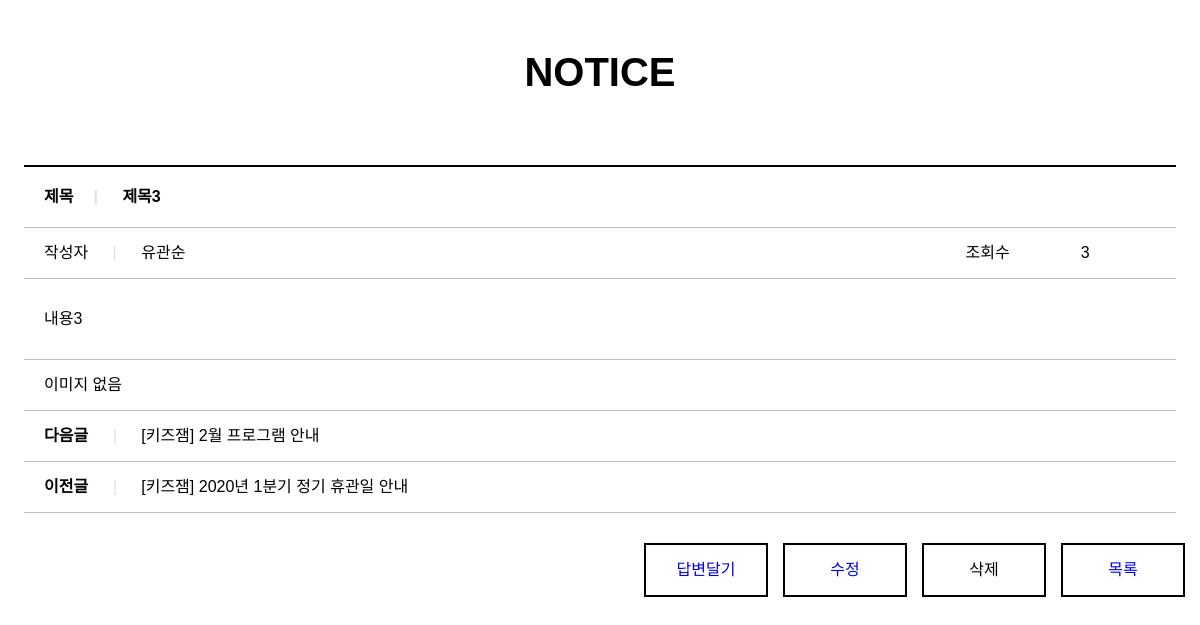
The app's page /board/bview/3/ with its own data.
### board/models.py (models this page shows, shortened)
class Board(models.Model):
  bno = models.AutoField(primary_key=True)
  member = models.ForeignKey(Member, on_delete=models.DO_NOTHING, null=True)
  btitle = models.CharField(max_length=1000)
  bcontent = models.TextField()
  bgroup = models.IntegerField(null=True)
  bstep = models.IntegerField(default=0)
  bindent = models.IntegerField(default=0)
  bhit = models.IntegerField(default=0)
  bdate = models.DateTimeField(auto_now=True)
  bimg = models.ImageField(null=True, upload_to='board')

### member/models.py (models this page shows, shortened)
class Member(models.Model):
  id = models.CharField(max_length=50, primary_key=True)
  pw = models.CharField(max_length=100)
  name = models.CharField(max_length=100)
  nicName = models.CharField(max_length=100)
  tel = models.CharField(max_length=20, default="010-0000-0000")
  gender = models.CharField(max_length=10, default="남자")
  hobby = models.CharField(max_length=50, default='game')
  mdate = models.DateTimeField(auto_now=True)

### board/views.py (the view)
# urls.py: path('bview/<str:bno>/', views.bview, name='bview'),
def bview(request, bno):
  board = Board.objects.get(bno=bno)
  context = {"board": board}
  response = render(request, 'bview.html', context)
  tomorrow = datetime.replace(datetime.now(), hour=23, minute=59, second=0)
  expires = datetime.strftime(tomorrow, '%a,%d=%b-%Y %H:%M:%S GMT')
  cName = request.COOKIES.get('cookie_name')
  if cName is not None:
    cName_list = cName.split("|")
    if str(bno) not in cName_list:
      board.bhit += 1
      board.save()
      response.set_cookie('cookie_name', cName + f"|{bno}", expires=expires)
  else:
    board.bhit += 1
    board.save()
    response.set_cookie('cookie_name', bno, expires=expires)
  return response

### board/templates/bview.html (shortened to what this page needs)
<!DOCTYPE html>
{% load static %}
<html>
<head>
  <link rel="stylesheet" href="https://cdnjs.cloudflare.com/ajax/libs/font-awesome/5.12.1/css/all.min.css">
  <link rel="stylesheet" href="{% static 'css/style.css' %}">
  <link rel="stylesheet" href="{% static 'css/read.css' %}">
</head>
<body>
<section>
    <h1>NOTICE</h1>
    <table>
      <colgroup>
        <col width="80%">
        <col width="10%">
        <col width="10%">
      </colgroup>
      <tr>
        <th colspan="3">제목<span class="separator">|</span> <strong>{{ board.btitle }}</strong></th>
      </tr>
      <tr>
        <td>작성자 <span class="separator">|</span> {{ board.member.name }}</td>
        <td>조회수</td>
        <td>{{ board.bhit }}</td>
      </tr>
      <tr>
        <td colspan="3" class="article">{{ board.bcontent }}</td>
      </tr>
      <tr>
          {% if b.bimg %}
            <td colspan="3" class="article">
              <img src="{{ b.bimg.url }}" style="width:600px;" />
            </td>
          {% else %}
            <td>이미지 없음</td>
          {% endif %}
      </tr>
      <tr>
        <td colspan="3"><strong>다음글</strong> <span class="separator">|</span> [키즈잼] 2월 프로그램 안내</td>
      </tr>
      <tr>
        <td colspan="3"><strong>이전글</strong> <span class="separator">|</span> [키즈잼] 2020년 1분기 정기 휴관일 안내</td>
      </tr>
    </table>
    <a href="/board/blist/"><div class="list">목록</div></a>
    <a onclick="deleteBtn()"><div class="list">삭제</div></a>
    <a href="/board/bupdate/{{ board.bno }}/"><div class="list">수정</div></a>
    <a href="/board/breply/{{ board.bno }}/"><div class="list">답변달기</div></a>
  </section>
</body>
</html>

### static/css/style.css (style rules this page uses)
*, body { margin: 0; padding: 0; font-family: 'Noto Sans KR', sans-serif; font-size: 16px; }

### static/css/read.css (style rules this page uses)
section { text-align: center; }
h1 { margin-top: 50px; margin-bottom: 0; font-size: 40px; }
table { width: 96%; margin-top: 70px; margin-left: auto; margin-right: auto; line-height: 40px; }
table { border-collapse: collapse; }
th { padding: 10px 0 10px 20px; border: 1px solid silver; border-top: 2px solid black; }
td { padding: 5px 0 5px 20px; border: 1px solid silver; }
th, td { text-align: left; border-left: hidden; border-right: hidden; }
.article { padding: 20px 0 20px 20px; }
.separator { padding: 0 20px 0 20px; color: #e0e0e0; }
.list { float: right; width: 120px; height: 50px; line-height: 50px; margin: 30px 15px 10px 0; border: 2px black solid; }

### board/templates/bview.html (style rules this page uses)
a { cursor: pointer; }

### records on screen
Board: btitle "제목3", member.name "유관순", bhit "3", bcontent "내용3"
